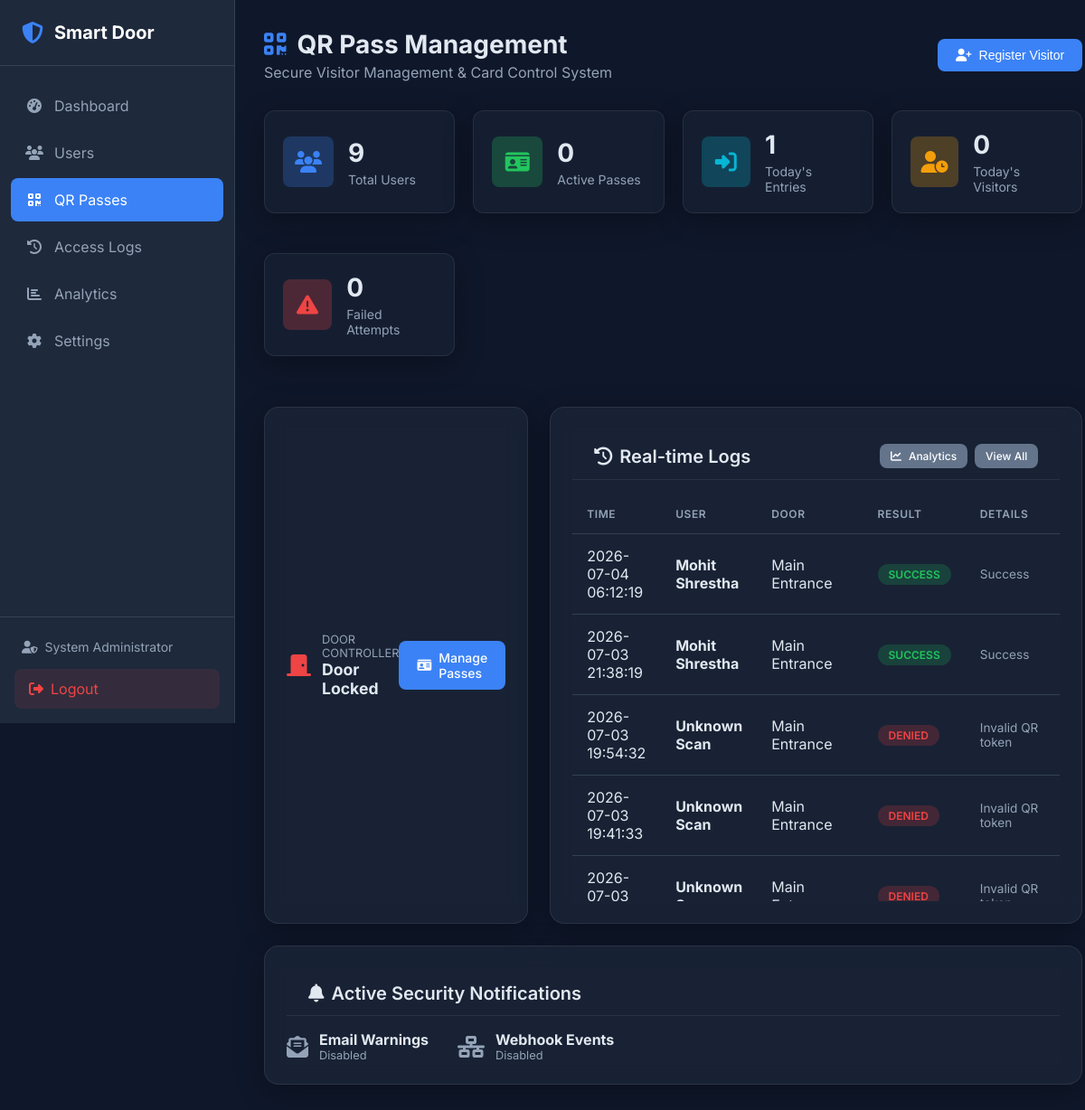
Page /admin/qr (signed in) on the committed database.
### tables this page shows
CREATE TABLE access_logs (
    id INTEGER PRIMARY KEY AUTOINCREMENT,
    user_id INTEGER,  -- NULL if unknown person
    employee_id VARCHAR(50),  -- Stored separately for historical reference
    user_name VARCHAR(100),  -- Stored separately for historical reference
    event_type VARCHAR(10) NOT NULL CHECK(event_type IN ('ENTRY', 'EXIT')),
    access_date DATE NOT NULL,
    access_time TIME NOT NULL,
    result VARCHAR(20) NOT NULL CHECK(result IN ('SUCCESS', 'FAILED', 'DENIED')),
    face_match BOOLEAN DEFAULT 0,
    fingerprint_match BOOLEAN DEFAULT 0,
    failure_reason VARCHAR(255),
    confidence_score FLOAT,
    ip_address VARCHAR(45),
    created_at DATETIME DEFAULT CURRENT_TIMESTAMP, qr_token VARCHAR(255) NULL, door VARCHAR(100) DEFAULT 'Main Entrance', camera VARCHAR(100) NULL, reason VARCHAR(255) NULL,
    FOREIGN KEY (user_id) REFERENCES users(id) ON DELETE SET NULL
);

### web/routes/qr_routes.py (the view)
@qr_bp.route('/admin/qr')
@login_required
def dashboard():
    stats = qr_repo.get_dashboard_stats()
    recent_logs = qr_repo.access_log_repo.get_recent_logs(limit=10)
    from modules.door_control import DoorController
    door_ctrl = DoorController()
    door_status = door_ctrl.get_status()
    email_enabled = access_controller.get_setting("email_notifications_enabled", "false") == "true"
    webhook_enabled = access_controller.get_setting("webhook_notifications_enabled", "false") == "true"
    return render_template(
        'qr/dashboard.html',
        stats=stats,
        recent_logs=recent_logs,
        door_state=door_status.state.value,
        email_enabled=email_enabled,
        webhook_enabled=webhook_enabled
    )

### web/templates/qr/dashboard.html (shortened to what this page needs)
{% extends "base.html" %}
{% block extra_css %}
<link rel="stylesheet" href="{{ url_for('static', filename='css/qr.css') }}">
{% endblock %}
{% block content %}
<div class="page-header" style="display: flex; justify-content: space-between; align-items: center; flex-wrap: wrap; gap: 1rem;">
    <div>
        <h1><i class="fas fa-qrcode"></i> QR Pass Management</h1>
        <p>Secure Visitor Management & Card Control System</p>
    </div>
    <button class="btn btn-primary" onclick="document.getElementById('add-visitor-modal').style.display='flex'">
        <i class="fas fa-user-plus"></i> Register Visitor
    </button>
</div>
<div class="qr-stats-grid">
    <div class="qr-stat-card qr-glass-card">
        <div class="qr-stat-icon bg-primary">
            <i class="fas fa-users"></i>
        </div>
        <div class="qr-stat-info">
            <h3 id="widget-total-users">{{ stats.total_users }}</h3>
            <p>Total Users</p>
        </div>
    </div>
    <div class="qr-stat-card qr-glass-card">
        <div class="qr-stat-icon bg-success">
            <i class="fas fa-id-card"></i>
        </div>
        <div class="qr-stat-info">
            <h3>{{ stats.active_passes }}</h3>
            <p>Active Passes</p>
        </div>
    </div>
    <div class="qr-stat-card qr-glass-card">
        <div class="qr-stat-icon bg-info">
            <i class="fas fa-sign-in-alt"></i>
        </div>
        <div class="qr-stat-info">
            <h3>{{ stats.today_entries }}</h3>
            <p>Today's Entries</p>
        </div>
    </div>
    <div class="qr-stat-card qr-glass-card">
        <div class="qr-stat-icon bg-warning">
            <i class="fas fa-user-clock"></i>
        </div>
        <div class="qr-stat-info">
            <h3>{{ stats.today_visitors }}</h3>
            <p>Today's Visitors</p>
        </div>
    </div>
    <div class="qr-stat-card qr-glass-card">
        <div class="qr-stat-icon bg-danger">
            <i class="fas fa-exclamation-triangle"></i>
        </div>
        <div class="qr-stat-info">
            <h3>{{ stats.failed_attempts }}</h3>
            <p>Failed Attempts</p>
        </div>
    </div>
</div>
<div class="qr-form-section">
    <div class="qr-glass-card" style="display: flex; justify-content: space-between; align-items: center; padding: 1.25rem 1.5rem;">
        <div style="display: flex; align-items: center; gap: 0.75rem;">
            <i class="fas fa-door-closed" style="font-size: 1.5rem; color: #ef4444;"></i>
            <div>
                <span style="font-size: 0.8rem; color: #94a3b8; display: block; text-transform: uppercase;">Door Controller</span>
                <strong style="font-size: 1.1rem; color: #e2e8f0;">{{ door_state }}</strong>
            </div>
        </div>
        <a href="{{ url_for('qr.list_passes') }}" class="btn btn-primary">
            <i class="fas fa-id-card"></i> Manage Passes
        </a>
    </div>
    <div class="qr-glass-card">
        <div class="card-header" style="border-bottom: 1px solid var(--glass-border); padding-bottom: 0.75rem; margin-bottom: 1rem; display: flex; justify-content: space-between; align-items: center;">
            <h2 style="font-size: 1.25rem;"><i class="fas fa-history"></i> Real-time Logs</h2>
            <div style="display: flex; gap: 0.5rem;">
                <a href="{{ url_for('qr.reports') }}" class="btn btn-secondary btn-sm"><i class="fas fa-chart-line"></i> Analytics</a>
                <a href="{{ url_for('logs') }}" class="btn btn-secondary btn-sm">View All</a>
            </div>
        </div>
        <div class="table-responsive" style="max-height: 450px; overflow-y: auto;">
            <table class="table" id="dashboard-recent-logs">
                <thead>
                    <tr>
                        <th>Time</th>
                        <th>User</th>
                        <th>Door</th>
                        <th>Result</th>
                        <th>Details</th>
                    </tr>
                </thead>
                <tbody>
                    {% if recent_logs %}
                        {% for log in recent_logs %}
                        <tr>
                            <td>{{ log.access_date }} {{ log.access_time }}</td>
                            <td><strong>{{ log.user_name or 'Unknown Scan' }}</strong></td>
                            <td>{{ log.door or 'Main Entrance' }}</td>
                            <td>
                                <span class="badge badge-{{ 'success' if log.result == 'SUCCESS' else 'danger' if log.result == 'DENIED' else 'warning' }}">
                                    {{ log.result }}
                                </span>
                            </td>
                            <td class="text-muted" style="font-size: 0.85rem;">{{ log.failure_reason or log.reason or '-' }}</td>
                        </tr>
                        {% endfor %}
                    {% else %}
                    <tr>
                        <td colspan="5" class="text-center text-muted">No recent activity</td>
                    </tr>
                    {% endif %}
                </tbody>
            </table>
        </div>
    </div>
</div>
<div class="qr-glass-card">
    <div class="card-header" style="border-bottom: 1px solid var(--glass-border); padding-bottom: 0.75rem; margin-bottom: 1rem;">
        <h2 style="font-size: 1.25rem;"><i class="fas fa-bell"></i> Active Security Notifications</h2>
    </div>
    <div style="display: flex; gap: 2rem; flex-wrap: wrap;">
        <div style="display: flex; align-items: center; gap: 0.75rem;">
            <i class="fas fa-envelope-open-text {{ 'text-success' if email_enabled else 'text-muted' }}" style="font-size: 1.5rem;"></i>
            <div>
                <strong>Email Warnings</strong>
                <span style="font-size: 0.8rem; color: #94a3b8; display: block;">{{ 'Enabled' if email_enabled else 'Disabled' }}</span>
            </div>
        </div>
        <div style="display: flex; align-items: center; gap: 0.75rem;">
            <i class="fas fa-network-wired {{ 'text-success' if webhook_enabled else 'text-muted' }}" style="font-size: 1.5rem;"></i>
            <div>
                <strong>Webhook Events</strong>
                <span style="font-size: 0.8rem; color: #94a3b8; display: block;">{{ 'Enabled' if webhook_enabled else 'Disabled' }}</span>
            </div>
        </div>
    </div>
</div>
{% endblock %}

### web/templates/base.html (shortened to what this page needs)
<!DOCTYPE html>
<html lang="en">
<head>
    <link rel="stylesheet" href="{{ url_for('static', filename='css/style.css') }}">
    <link rel="stylesheet" href="https://cdnjs.cloudflare.com/ajax/libs/font-awesome/6.4.0/css/all.min.css">
    {% block extra_css %}{% endblock %}
</head>
<body>
    {% if session.get('admin_id') %}
    <nav class="sidebar">
        <div class="sidebar-header">
            <i class="fas fa-shield-alt"></i>
            <span>Smart Door</span>
        </div>
        <ul class="nav-menu">
            <li class="nav-item">
                <a href="{{ url_for('dashboard') }}" class="nav-link {% if request.endpoint == 'dashboard' %}active{% endif %}">
                    <i class="fas fa-tachometer-alt"></i>
                    <span>Dashboard</span>
                </a>
            </li>
            <li class="nav-item">
                <a href="{{ url_for('users') }}" class="nav-link {% if request.endpoint and 'user' in request.endpoint %}active{% endif %}">
                    <i class="fas fa-users"></i>
                    <span>Users</span>
                </a>
            </li>
            <li class="nav-item">
                <a href="{{ url_for('qr.dashboard') }}" class="nav-link {% if request.endpoint and 'qr.' in request.endpoint %}active{% endif %}">
                    <i class="fas fa-qrcode"></i>
                    <span>QR Passes</span>
                </a>
            </li>
            <li class="nav-item">
                <a href="{{ url_for('logs') }}" class="nav-link {% if request.endpoint == 'logs' %}active{% endif %}">
                    <i class="fas fa-history"></i>
                    <span>Access Logs</span>
                </a>
            </li>
            <li class="nav-item">
                <a href="{{ url_for('analytics') }}" class="nav-link {% if request.endpoint == 'analytics' %}active{% endif %}">
                    <i class="fas fa-chart-bar"></i>
                    <span>Analytics</span>
                </a>
            </li>
            <li class="nav-item">
                <a href="{{ url_for('settings') }}" class="nav-link {% if request.endpoint == 'settings' %}active{% endif %}">
                    <i class="fas fa-cog"></i>
                    <span>Settings</span>
                </a>
            </li>
        </ul>
        <div class="sidebar-footer">
            <div class="admin-info">
                <i class="fas fa-user-shield"></i>
                <span>{{ session.get('admin_name', 'Admin') }}</span>
            </div>
            <a href="{{ url_for('logout') }}" class="logout-btn">
                <i class="fas fa-sign-out-alt"></i>
                <span>Logout</span>
            </a>
        </div>
    </nav>
    {% endif %}
    <main class="main-content {% if not session.get('admin_id') %}full-width{% endif %}">
        {% block content %}{% endblock %}
    </main>
</body>
</html>

### rows in the picture
access_logs: access_date "2026-07-04", access_time "06:12:19", user_name "Mohit Shrestha", door "Main Entrance", result "SUCCESS", reason "Success"
access_logs: access_date "2026-07-03", access_time "21:38:19", user_name "Mohit Shrestha", door "Main Entrance", result "SUCCESS", reason "Success"
access_logs: access_date "2026-07-03", access_time "19:54:32", user_name "Unknown Scan", door "Main Entrance", result "DENIED", failure_reason "Invalid QR token"
access_logs: access_date "2026-07-03", access_time "19:41:33", user_name "Unknown Scan", door "Main Entrance", result "DENIED", failure_reason "Invalid QR token"
access_logs: access_date "2026-07-03", user_name "Unknown…", door "Main…", result "DENIED", failure_reason "Invalid QR…"

### other values in the picture
{{ session.get('admin_name', 'Admin') }} "System Administrator"
{{ stats.total_users }} "9"
{{ stats.active_passes }} "0"
{{ stats.today_entries }} "1"
{{ stats.today_visitors }} "0"
{{ stats.failed_attempts }} "0"
{{ door_state }} "Door Locked"
{{ 'Enabled' if email_enabled else 'Disabled' }} "Disabled"
{{ 'Enabled' if webhook_enabled else 'Disabled' }} "Disabled"
